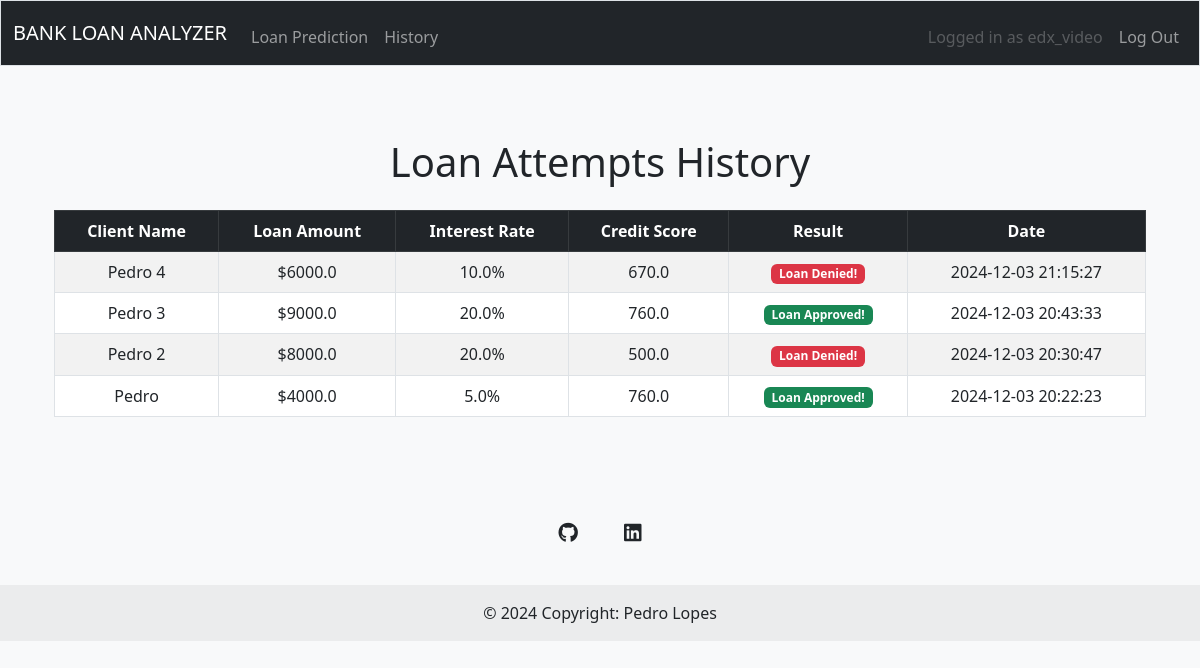
The app's page /history (signed in) with its own data.
### tables this page shows
CREATE TABLE loan_attempts (
    id INTEGER PRIMARY KEY AUTOINCREMENT,
    user_id INTEGER NOT NULL,
    client_name TEXT NOT NULL,
    person_age REAL NOT NULL,
    person_income REAL NOT NULL,
    loan_amnt REAL NOT NULL,
    loan_int_rate REAL NOT NULL,
    credit_score REAL NOT NULL,
    person_gender TEXT NOT NULL,
    person_education TEXT NOT NULL,
    person_home_ownership TEXT NOT NULL,
    loan_intent TEXT NOT NULL,
    person_emp_exp REAL NOT NULL,
    loan_percent_income REAL NOT NULL,
    cb_person_cred_hist_length REAL NOT NULL,
    previous_loan_defaults_on_file TEXT NOT NULL,
    result TEXT NOT NULL,
    created_at TIMESTAMP DEFAULT CURRENT_TIMESTAMP,
    FOREIGN KEY (user_id) REFERENCES users (id)
);

### app.py (the view)
@app.route("/history")
@login_required
def history():
    conn = sqlite3.connect('project.db')
    cursor = conn.cursor()
    cursor.execute("""
        SELECT client_name, loan_amnt, loan_int_rate, credit_score, result, created_at
        FROM loan_attempts WHERE user_id = ? ORDER BY created_at DESC
    """, (session["user_id"],))
    history_data = cursor.fetchall()
    conn.close()
    return render_template("history.html", history=history_data)

### utils.py (called while the page is built)
def login_required(f):
    @wraps(f)
    def decorated_function(*args, **kwargs):
        if 'user_id' not in session:
            return redirect(url_for('login'))           # Redirects to the login URL rout
        return f(*args, **kwargs)
    return decorated_function

### templates/history.html (shortened to what this page needs)
{% extends "layout.html" %}
{% block main %}
    <div class="container mt-4">
        <h1 class="mb-4">Loan Attempts History</h1>
        {% if history %}
            <div class="table-responsive">
                <table class="table table-bordered table-striped table-hover">
                    <thead class="table-dark">
                        <tr>
                            <th scope="col">Client Name</th>
                            <th scope="col">Loan Amount</th>
                            <th scope="col">Interest Rate</th>
                            <th scope="col">Credit Score</th>
                            <th scope="col">Result</th>
                            <th scope="col">Date</th>
                        </tr>
                    </thead>
                    <tbody>
                        {% for entry in history %}
                            <tr>
                                <td>{{ entry[0] }}</td>
                                <td>${{ entry[1] }}</td>
                                <td>{{ entry[2] }}%</td>
                                <td>{{ entry[3] }}</td>
                                <td>
                                    <span class="badge {{ 'bg-success' if entry[4] == 'Loan Approved!' else 'bg-danger' }}">
                                        {{ entry[4] }}
                                    </span>
                                </td>
                                <td>{{ entry[5] }}</td>
                            </tr>
                        {% endfor %}
                    </tbody>
                </table>
            </div>
        {% else %}
            <div class="alert alert-info" role="alert">
                No loan attempts found.
            </div>
        {% endif %}
    </div>
{% endblock %}

### templates/layout.html (shortened to what this page needs)
<!DOCTYPE html>
<html lang="en">
    <head>
        <link href="https://cdn.jsdelivr.net/npm/bootstrap@5.3.3/dist/css/bootstrap.min.css" rel="stylesheet">
        <link href="https://cdn.jsdelivr.net/npm/bootstrap@5.3.0/dist/css/bootstrap.min.css" rel="stylesheet">
        <link rel="stylesheet" href="https://cdnjs.cloudflare.com/ajax/libs/font-awesome/6.0.0-beta3/css/all.min.css">
        <link rel="stylesheet" href="static/style.css">
    </head>
    <body>
        <nav class="border navbar navbar-expand-md navbar-light navbar-dark bg-dark">
            <div class="container-fluid">
                <a class="navbar-brand" href="/"><span class="blue">BANK</span> <span class="green">LOAN</span> <span class="red">ANALYZER</span></a>
                <div class="collapse navbar-collapse" id="navbar">
                    {% if session["user_id"] %}
                        <ul class="navbar-nav me-auto mt-2">
                            <li class="nav-item"><a class="nav-link" href="/">Loan Prediction</a></li>
                            <li class="nav-item"><a class="nav-link" href="/history">History</a></li>
                        </ul>
                        <ul class="navbar-nav ms-auto mt-2">
                            <li class="nav-item">
                                <a class="nav-link disabled">Logged in as {{ session['username'] }}</a>
                            </li>
                            <li class="nav-item"><a class="nav-link" href="/logout">Log Out</a></li>
                        </ul>
                    {% else %}
                        <ul class="navbar-nav ms-auto mt-2">
                            <li class="nav-item"><a class="nav-link" id="a-text" href="/login">Log In</a></li>
                            <li class="nav-item"><a class="nav-link" id="a-text" href="/register">Register</a></li>
                        </ul>
                    {% endif %}
                </div>
            </div>
        </nav>
        <main class="container py-5 text-center">
            {% block main %}{% endblock %}
        </main>
        {% block footer %}
            <footer class="text-center bg-body-tertiary navbar-dark bg-dark">
                <div class="container pt-4">
                    <section class="mb-4">
                        <a data-mdb-ripple-init class="btn btn-link btn-floating btn-lg text-body m-1" href="https://github.com/PLeonLopes" role="button" data-mdb-ripple-color="dark" target="_blank">
                            <i class="fab fa-github"></i>
                        </a>
                        <a data-mdb-ripple-init class="btn btn-link btn-floating btn-lg text-body m-1" href="https://www.linkedin.com/in/pedro-leon-lopes/" role="button" data-mdb-ripple-color="dark" target="_blank">
                            <i class="fab fa-linkedin"></i>
                        </a>
                    </section>
                </div>
                <div class="text-center p-3" style="background-color: rgba(0, 0, 0, 0.05);">
                    © 2024 Copyright:
                    <a class="text-body" href="https://www.linkedin.com/in/pedro-leon-lopes/" style="text-decoration: none; ">Pedro Lopes</a>
                </div>
            </footer>
        {% endblock %}
    </body>
</html>

### static/style.css (style rules this page uses)
body { background-color: #f8f9fa; }

### records on screen
loan_attempts: client_name "Pedro 4", loan_amnt "6000.0", loan_int_rate "10.0", credit_score "670.0", result "Loan Denied!", created_at "2024-12-03 21:15:27"
loan_attempts: client_name "Pedro 3", loan_amnt "9000.0", loan_int_rate "20.0", credit_score "760.0", result "Loan Approved!", created_at "2024-12-03 20:43:33"
loan_attempts: client_name "Pedro 2", loan_amnt "8000.0", loan_int_rate "20.0", credit_score "500.0", result "Loan Denied!", created_at "2024-12-03 20:30:47"
loan_attempts: client_name "Pedro", loan_amnt "4000.0", loan_int_rate "5.0", credit_score "760.0", result "Loan Approved!", created_at "2024-12-03 20:22:23"

### other values on screen
{{ session['username'] }} "edx_video"
